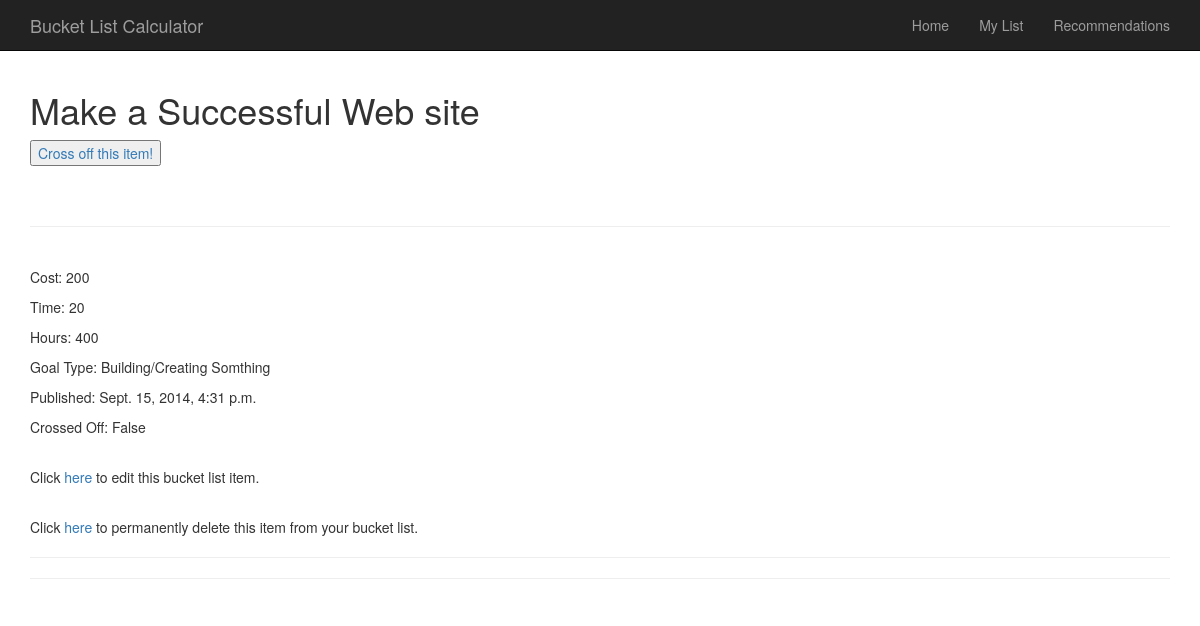
Before: /bucketlist/mylist/view/3/ (signed in) with the older database file.
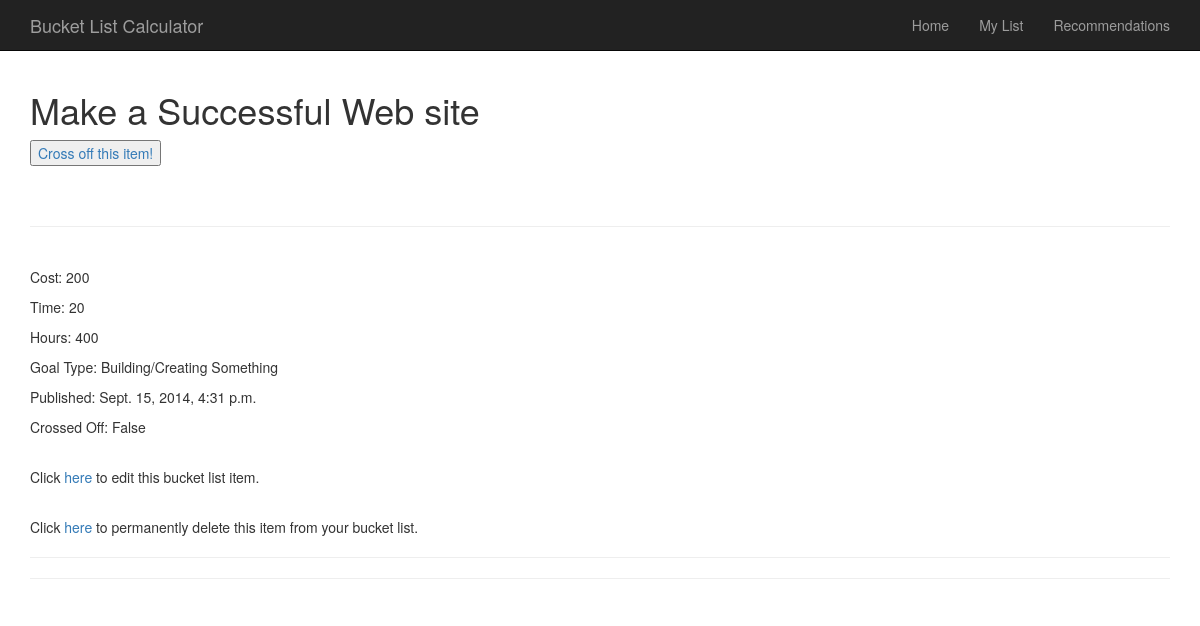
After: the same page with the newer database file.
### BucketList/models.py (models this page shows, shortened)
class BucketListItem(models.Model):
    text = models.CharField(max_length = 200)
    pub_by = models.ForeignKey(User,editable = False)
    pub_date = models.DateTimeField(editable=False)
    goal_type = models.CharField(choices = CHOICES, max_length = 200)
    cost = models.IntegerField(max_length = 20)
    time = models.IntegerField(max_length = 20)
    hours = models.IntegerField(max_length = 20)
    crossed_off = models.BooleanField(editable = False, default = False)
    how_many_items = models.IntegerField(editable = False, default = 1)
    def __unicode__(self):
        return self.text
    def recently_added(self):
        return self.pub_date >= timezone.now() - datetime.timedelta(days = 1)
    recently_added.boolean = True

### BucketList/views.py (the view)
# urls.py: url(r'^mylist/view/(?P<id>\w+)/', views.view_my_list_item, name = 'view my list item'),
@login_required
def view_my_list_item(request, id):
    item = BucketListItem.objects.get(pk = id)
    if item.pub_by != request.user:
        return HttpResponseRedirect('/accounts/login/')
    context = {'item': item,
                    }
    return render(request, 'BucketList/view_my_list_item.html', context)

### BucketList/templates/BucketList/view_my_list_item.html (shortened to what this page needs)
{% extends 'base.html' %}
{% block content %}
    {% if item.crossed_off == True %}
        <h1 style="text-decoration: line-through;">{{item}}</h1>
        <h4>Congratulations on crossing off this list item!</h4>
        <button><a href="/bucketlist/mylist/uncross/{{item.id}}/">Uncross this item</a></button>
    {% else %}
        <h1>{{item}}</h1>
        <button><a href= "/bucketlist/mylist/crossoff/{{item.id}}/">Cross off this item!</a></button>
    {% endif %}
     <br/>
     <br/>
     <br/>
    <hr>
    <br/>
    <p>Cost:  {{item.cost}}</p>
    <p>Time: {{item.time}}</p>
    <p>Hours: {{item.hours}}</p>
    <p>Goal Type: {{item.goal_type}}</p>
    <p>Published: {{item.pub_date}}</p>
    <p>Crossed Off: {{item.crossed_off}}</p>
    <br/>
    <p>Click <a href="/bucketlist/mylist/edit/{{item.id}}/">here</a> to edit this bucket list item.</p>
    <br/>
    <p>Click <a href="/bucketlist/mylist/deleteitem/{{item.id}}/">here</a> to permanently delete this item from your bucket list.</p>
{% endblock content %}

Changed rows visible on the page:
changed BucketListItem "Make a Successful Web site": goal_type "Building/Creating Somthing" → "Building/Creating Something"
